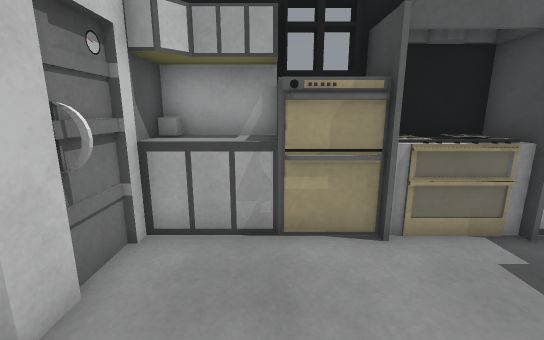
view 1 (above)

13 first-person views from a walk through a robot-simulator world made for Gazebo. The camera is 1.2 m above the floor, tilts 12° down and sees 90° across. The lines on the ground mark 1 m squares. The floor is counted in squares, 0.5 m on a side. Each view is taken from the middle of a square. On the plan, view 1 faces up. The plan holds only what a view shows up to about 17 squares ahead; the rest is blank. The place goes on beyond the plan. Gazebo's built-in surfaces are drawn with simple patterns. Some stock models are drawn as simple stand-ins. Surface patterns are stand-ins for the level's own textures.

view 2
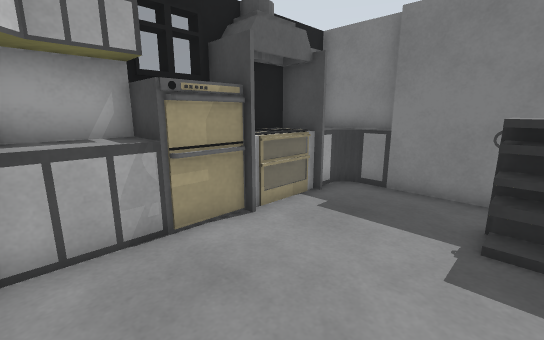

view 3
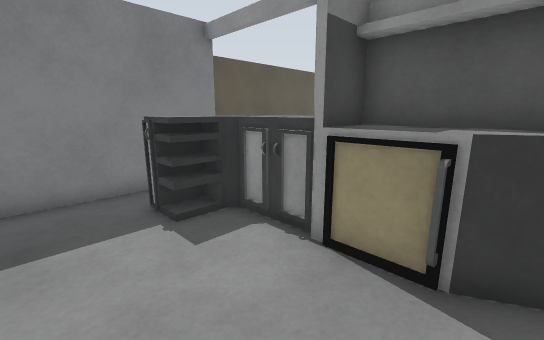

view 4
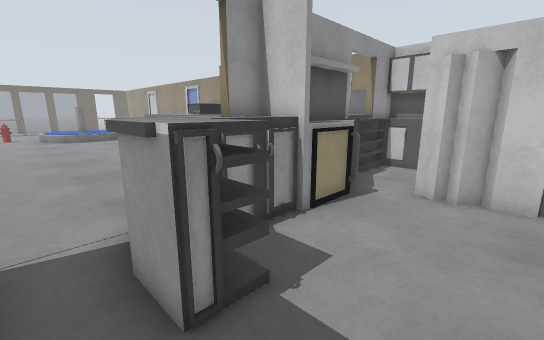

view 5
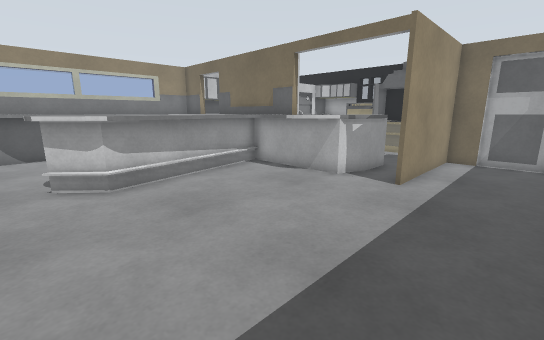

view 6
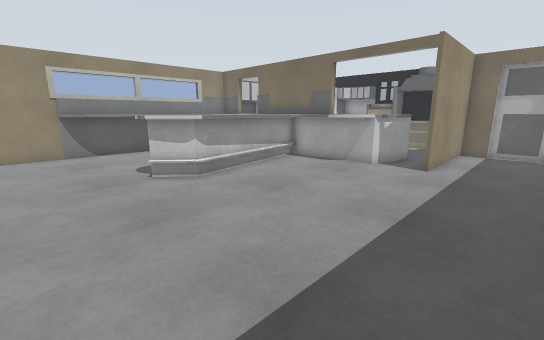

view 7
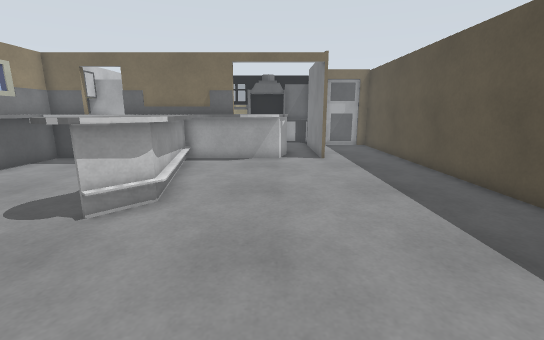

view 8
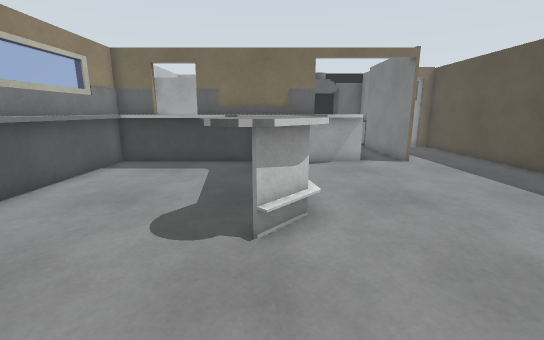

view 9
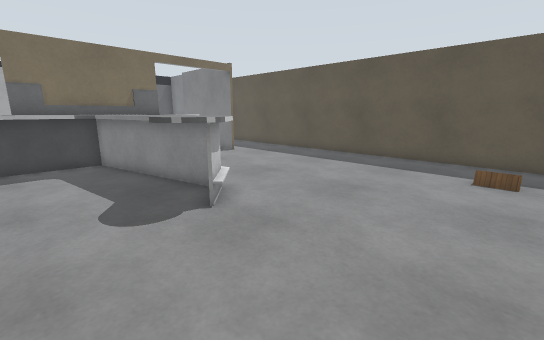

view 10
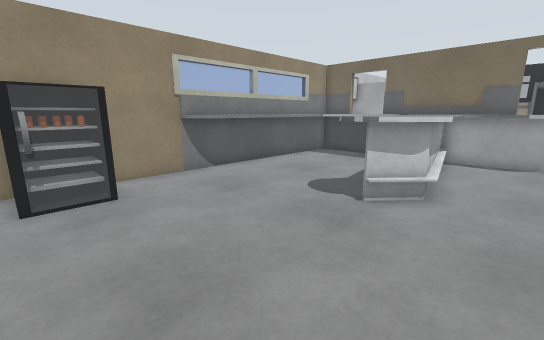

view 11
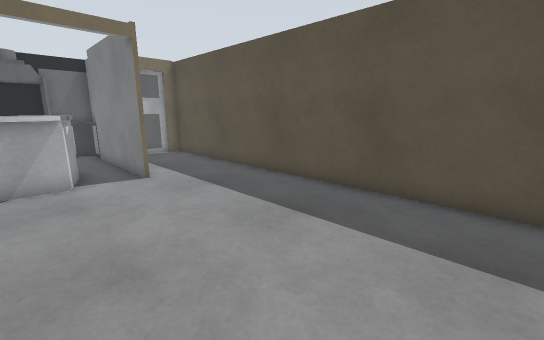

view 12
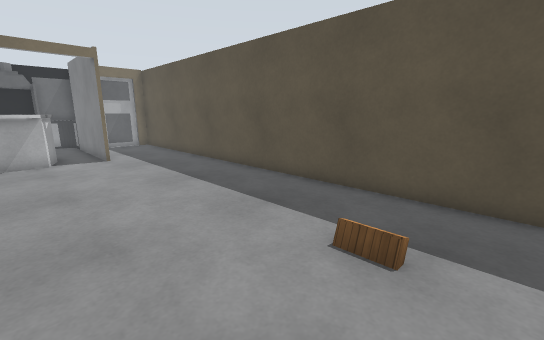

view 13
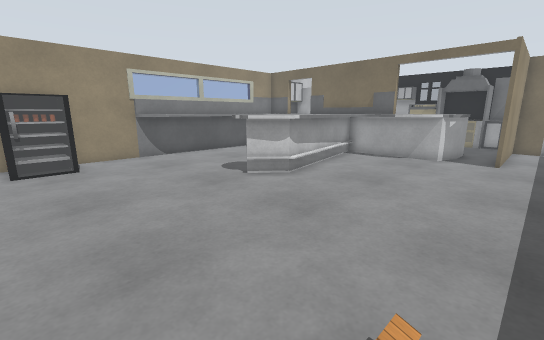

### Floor plan
Points are (right, up) in squares from view 1. A wall is a line through its corners. A room is listed if a view was taken in it or the views show most of it. See-through windows are left out.
Room 1 (views 1, 2, 3, 4)
walls: (2.2, 4.8) (0.1, 4.8); (0.7, -1.2) (3.3, -1.2); (3.5, -1.2) (3.5, 0.5) (4.9, 0.5) (4.9, -1.1) (4.6, -2); (0.1, 5.5) (-1.5, 5.5) (-2.1, 5); (5, 5) (-2.5, 5.1); (-2.2, 3.4) (-2.8, 3.4); (-1.4, -1) (2, -1); (-2.8, 2.1) (-2.2, 1.6) (-2.5, 1.3) (-2.2, 1.1) (-2.5, 0.8); (7.2, 3.5) (7.2, 6.4); (-2.7, 4.8) (-2.7, 3.1); (-2.5, 6.4) (-2.5, 2.2); (6.6, -2.8) (6.6, 4.5)
low walls: (2.2, -1) (3.2, -1); (3.3, -1.2) (3.7, -0.7); (4.3, -0.7) (4.3, 0.8); (6.1, 5) (5.2, 5); (-3.5, -2.1) (-1.2, -0.9)
ways out: opening at (6, -2) to room 2
Room 2 (views 5, 6, 7, 8, 9, 10, 11, 12, 13)
walls: (1.2, -10.1) (1, -10.4); (1.2, -10.1) (0, -11.4); (-0.8, -9.2) (-1.4, -5); (0.5, -4.2) (1.3, -9.5); (4.6, -2.5) (4.4, -2.7) (-4, -2.7); (-1.8, -4.6) (-6.2, -4.6) (-6.2, -11.7); (4.6, -2) (4.3, -2.9) (3.7, -3.3); (10.9, -18.2) (10.9, 3.2) (10.2, 3.2); (-5.2, -15.9) (-5.2, -17.9); (-5.6, -16) (-5.6, -17.8); (-7.4, -2.7) (-7.4, -17.8); (8, 3.2) (6.8, 3.2) (6.8, -2.8); (10.4, 3.4) (7.9, 3.4)
low walls: (0.7, -9.5) (-0.5, -4.1); (3.3, -3.5) (2.8, -3.6) (1, -3.6); (3.7, -3.3) (3.2, -3.6); (0, -4.2) (1.2, -10.1); (-0.3, -4) (0.9, -9.9) (-0.3, -11.1); (-6.2, -11.5) (-6.5, -12.1) (-7, -12.6); (-6.2, -11.7) (-6.7, -12.3)
ways out: opening at (6, -2) to room 1
objects: other object (7, -17) to (7, -16)

Positions as (right, up) in squares from view 1, and headings:
1: (0, 0), facing up
2: (-2, 0), facing up-right
3: (-2, 3), facing down-right
4: (6, 3), facing down-left
5: (10, -12), facing up-left
6: (10, -15), facing up-left
7: (4, -17), facing up
8: (0, -16), facing up
9: (-4, -17), facing up-right
10: (3, -18), facing up-left
11: (3, -13), facing up-right
12: (3, -18), facing up-right
13: (8, -18), facing up-left
